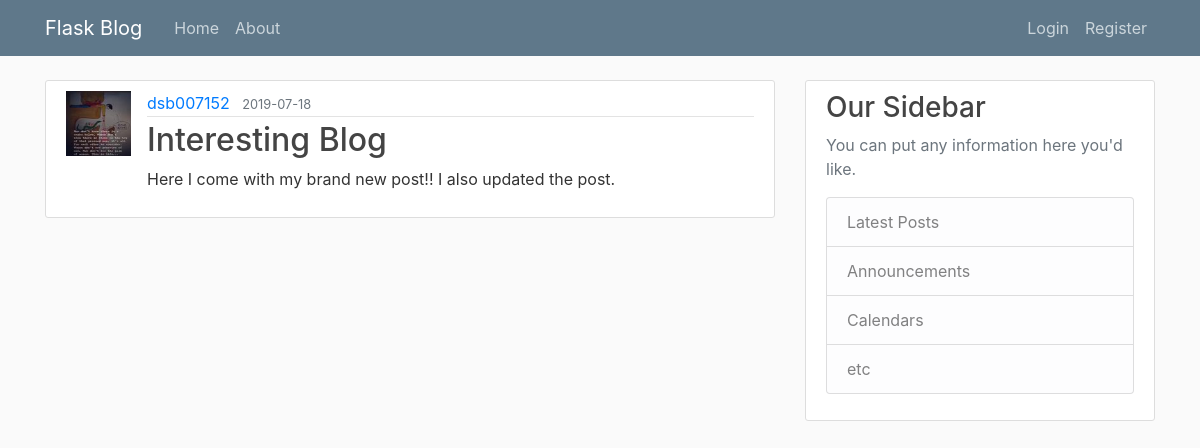
The page /post/29 on the database its author committed.
### app/models.py (models this page shows, shortened)
class User(_db.Model, UserMixin):
    id = _db.Column(_db.Integer, primary_key=True)
    username = _db.Column(_db.String(20), unique=True, nullable=False)
    email = _db.Column(_db.String(120), unique=True, nullable=False)
    image_file = _db.Column(_db.String(20), default='default.jpg')
    password = _db.Column(_db.String(60), nullable=False)
    posts = _db.relationship('Post', backref='author', lazy=True)

class Post(_db.Model):
    id = _db.Column(_db.Integer, primary_key=True)
    title = _db.Column(_db.String(100), nullable=False)
    date_posted = _db.Column(_db.DateTime, nullable=False, default=datetime.utcnow)
    content = _db.Column(_db.Text, nullable=False)
    user_id = _db.Column(_db.Integer, _db.ForeignKey('user.id'), nullable=False)

### app/Posts/routes.py (the view)
@posts.route('/post/<int:post_id>')
def post(post_id):
    _post = Post.query.get_or_404(post_id)
    return render_template('post.html', title=_post.title, post=_post)

### app/templates/post.html (shortened to what this page needs)
<!DOCTYPE html>
{% extends "layout.html" %}
{% block content %}
    <article class="media content-section">
        <img class="rounder-circle article-img"
             src="{{ url_for('static', filename='profile_pics/' + post.author.image_file) }}" alt="">
        <div class="media-body">
            <div class="article-metadata">
                <a class="mr-2" href="{{ url_for('users.user_post', username=post.author.username) }}">{{ post.author.username }}</a>
                <small class="text-muted">{{ post.date_posted.strftime('%Y-%m-%d') }}</small>
            </div>
            <h2 class="article-title">{{ post.title }}</h2>
            <p class="article-content">{{ post.content }}</p>
        </div>
    </article>
{% endblock content %}

### app/static/main.css (style rules this page uses)
body { background: #fafafa; color: #333333; margin-top: 5rem; }
h1, h2, h3, h4, h5, h6 { color: #444444; }
.content-section { background: #ffffff; padding: 10px 20px; border: 1px solid #dddddd; border-radius: 3px; margin-bottom: 20px; }
.article-title { color: #444444; }
.article-content { white-space: pre-line; }
.article-img { height: 65px; width: 65px; margin-right: 16px; }
.article-metadata { padding-bottom: 1px; margin-bottom: 4px; border-bottom: 1px solid #e3e3e3 }

### rows shown on the page
User: image_file (picture), author.username "dsb007152"
Post: date_posted "2019-07-18", title "Interesting Blog", content "Here I come with my brand new post!! I also updated the post."
